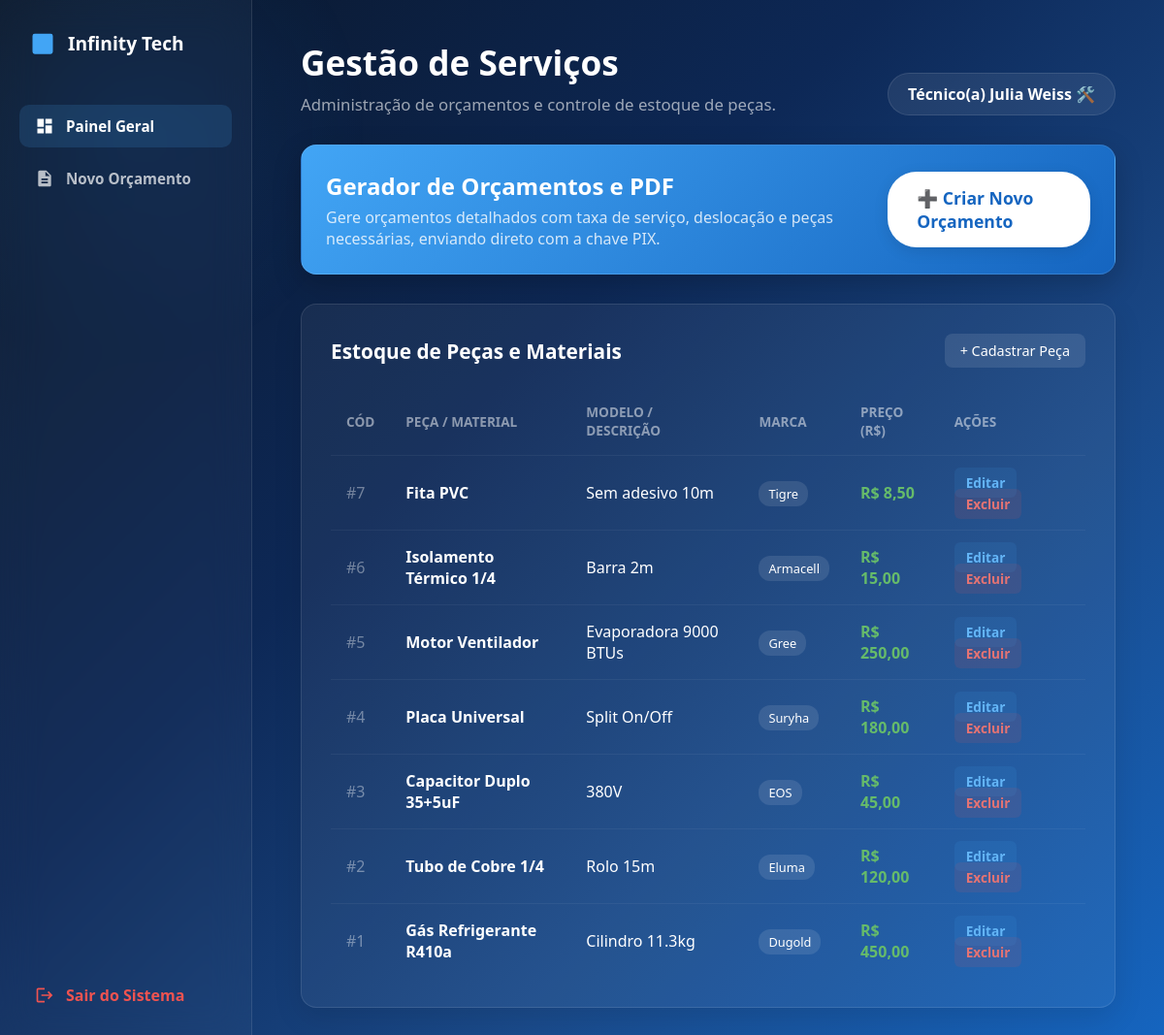
The page /painel.php (signed in) on the database its author committed.
### tables this page shows
CREATE TABLE `produtos` (
  `idProdutos` int(11) NOT NULL,
  `Nome_produto` varchar(255) NOT NULL,
  `Modelo` varchar(255) DEFAULT NULL,
  `Marca` varchar(255) DEFAULT NULL,
  `Preco` decimal(10,2) NOT NULL
);

### painel.php (the view, shortened to what this page needs)
<?php
include __DIR__ . '/model/conexao.php';
$nomeUsuario = $_SESSION['nome'] ?? 'Funcionário';
$stmt = $pdo->query("SELECT * FROM produtos ORDER BY idProdutos DESC");
$lista = $stmt->fetchAll();
?>
<!DOCTYPE html>
<html lang="pt-br">
<head>
</head>
<body>
    <aside class="sidebar">
        <div class="logo">
            <svg viewBox="0 0 24 24"><path d="M21 8.5V6a2 2 0 0 0-2-2H5a2 2 0 0 0-2 2v2.5M21 8.5H3M21 8.5V20a2 2 0 0 1-2 2H5a2 2 0 0 1-2-2V8.5m6 4h6"/></svg>
            Infinity Tech
        </div>
        <ul class="menu-links">
            <li>
                <a href="painel.php" class="ativo">
                    <svg viewBox="0 0 24 24"><path d="M3 13h8V3H3v10zm0 8h8v-6H3v6zm10 0h8V11h-8v10zm0-18v6h8V3h-8z"/></svg>
                    Painel Geral
                </a>
            </li>
            <li>
                <a href="criar_orcamento.php">
                    <svg viewBox="0 0 24 24"><path d="M14 2H6c-1.1 0-1.99.9-1.99 2L4 20c0 1.1.89 2 1.99 2H18c1.1 0 2-.9 2-2V8l-6-6zm2 16H8v-2h8v2zm0-4H8v-2h8v2zm-3-5V3.5L18.5 9H13z"/></svg>
                    Novo Orçamento
                </a>
            </li>
        </ul>
        <a href="logout.php" class="btn-sair-lateral">
            <svg viewBox="0 0 24 24" style="width:20px; height:20px; fill:currentColor;"><path d="M17 7l-1.41 1.41L18.17 11H8v2h10.17l-2.58 2.58L17 17l5-5zM4 5h8V3H4c-1.1 0-2 .9-2 2v14c0 1.1.9 2 2 2h8v-2H4V5z"/></svg>
            Sair do Sistema
        </a>
    </aside>
    <main class="conteudo">
        <div class="header-conteudo">
            <div>
                <h1>Gestão de Serviços</h1>
                <p>Administração de orçamentos e controle de estoque de peças.</p>
            </div>
            <div class="perfil-topo">
                Técnico(a) <?= htmlspecialchars($nomeUsuario) ?> 🛠️
            </div>
        </div>
        <div class="acao-destaque">
            <div>
                <h2>Gerador de Orçamentos e PDF</h2>
                <p>Gere orçamentos detalhados com taxa de serviço, deslocação e peças necessárias, enviando direto com a chave PIX.</p>
            </div>
            <a href="criar_orcamento.php" class="btn-criar">➕ Criar Novo Orçamento</a>
        </div>
        <div class="box-tabela">
            <div class="header-tabela">
                <h3>Estoque de Peças e Materiais</h3>
                <a href="#" class="btn-nova-peca">+ Cadastrar Peça</a>
            </div>
            <?php if (count($lista) > 0): ?>
            <table>
                <thead>
                    <tr>
                        <th>Cód</th>
                        <th>Peça / Material</th>
                        <th>Modelo / Descrição</th>
                        <th>Marca</th>
                        <th>Preço (R$)</th>
                        <th>Ações</th>
                    </tr>
                </thead>
                <tbody>
                    <?php foreach ($lista as $p): ?>
                    <tr>
                        <td style="color: rgba(255,255,255,0.4);">#<?= (int) $p['idProdutos'] ?></td>
                        <td style="font-weight: 600;"><?= htmlspecialchars($p['Nome_produto'] ?? '—') ?></td>
                        <td><?= htmlspecialchars($p['Modelo'] ?? '—') ?></td>
                        <td><span style="background: rgba(255,255,255,0.1); padding: 4px 10px; border-radius: 12px; font-size: 0.8rem;"><?= htmlspecialchars($p['Marca'] ?? '—') ?></span></td>
                        <td style="color: #66bb6a; font-weight: bold;">R$ <?= number_format((float)$p['Preco'], 2, ',', '.') ?></td>
                        <td class="acoes">
                            <a href="#" class="btn-editar">Editar</a>
                            <a href="painel.php?acao=excluir&id=<?= (int)$p['idProdutos'] ?>" class="btn-excluir" onclick="return confirm('Tem certeza que deseja excluir esta peça?')">Excluir</a>
                        </td>
                    </tr>
                    <?php endforeach; ?>
                </tbody>
            </table>
            <?php else: ?>
                <p style="color: rgba(255,255,255,0.5); text-align: center; padding: 20px;">Nenhuma peça cadastrada no momento.</p>
            <?php endif; ?>
        </div>
    </main>
</body>
</html>

### painel.php (style rules this page uses)
*, *::before, *::after { box-sizing: border-box; margin: 0; padding: 0; }
body { font-family: 'Segoe UI', system-ui, -apple-system, sans-serif; background: linear-gradient(135deg, #0a1628 0%, #0d2856 40%, #1a4a8a 70%, #1565c0 100%); background-attachment: fixed; color: #fff; display: flex; min-height: 100vh; overflow-x: hidden; }
body::before, body::after { content: ''; position: fixed; border-radius: 50%; pointer-events: none; z-index: 0; }
body::before { width: 500px; height: 500px; top: -120px; left: -120px; background: radial-gradient(circle, rgba(21,101,192,.15) 0%, transparent 70%); }
.sidebar { width: 260px; background: rgba(255, 255, 255, 0.03); backdrop-filter: blur(20px); -webkit-backdrop-filter: blur(20px); border-right: 1px solid rgba(255, 255, 255, 0.1); display: flex; flex-direction: column; padding: 30px 20px; z-index: 10; }
.logo { display: flex; align-items: center; gap: 12px; font-size: 1.2rem; font-weight: 700; color: #fff; margin-bottom: 50px; padding-left: 10px; }
.logo svg { width: 28px; height: 28px; fill: #42a5f5; }
.menu-links { list-style: none; display: flex; flex-direction: column; gap: 10px; flex: 1; }
.menu-links a { display: flex; align-items: center; gap: 12px; text-decoration: none; color: rgba(255, 255, 255, 0.7); padding: 12px 16px; border-radius: 10px; font-weight: 600; font-size: 0.95rem; transition: all 0.3s; }
.menu-links a:hover, .menu-links a.ativo { background: rgba(66, 165, 245, 0.15); color: #fff; }
.menu-links a svg { width: 20px; height: 20px; fill: currentColor; }
.btn-sair-lateral { margin-top: auto; display: flex; align-items: center; gap: 12px; text-decoration: none; color: #ef5350; padding: 12px 16px; border-radius: 10px; font-weight: 600; transition: all 0.3s; }
.conteudo { flex: 1; padding: 40px 50px; z-index: 10; display: flex; flex-direction: column; gap: 30px; }
.header-conteudo { display: flex; justify-content: space-between; align-items: flex-end; }
.header-conteudo h1 { font-size: 2.2rem; font-weight: 700; margin-bottom: 8px; }
.header-conteudo p { color: rgba(255, 255, 255, 0.6); font-size: 1.05rem; }
.perfil-topo { background: rgba(255, 255, 255, 0.08); padding: 10px 20px; border-radius: 30px; font-weight: 600; border: 1px solid rgba(255, 255, 255, 0.1); }
.acao-destaque { background: linear-gradient(135deg, #42a5f5, #1565c0); padding: 25px; border-radius: 16px; display: flex; justify-content: space-between; align-items: center; box-shadow: 0 10px 30px rgba(0,0,0,0.2); border: 1px solid rgba(255,255,255,0.1); }
.acao-destaque h2 { font-size: 1.5rem; margin-bottom: 5px; }
.acao-destaque p { color: rgba(255,255,255,0.8); }
.btn-criar { background: #fff; color: #1565c0; padding: 15px 30px; border-radius: 30px; text-decoration: none; font-weight: bold; font-size: 1.1rem; box-shadow: 0 4px 15px rgba(0,0,0,0.1); transition: transform 0.2s; }
.box-tabela { background: rgba(255, 255, 255, 0.05); border: 1px solid rgba(255, 255, 255, 0.1); border-radius: 16px; padding: 30px; box-shadow: 0 10px 30px rgba(0,0,0,0.1); }
.header-tabela { display: flex; justify-content: space-between; align-items: center; margin-bottom: 20px; }
.header-tabela h3 { font-size: 1.3rem; font-weight: 600; }
.btn-nova-peca { background: rgba(255,255,255,0.1); color: #fff; text-decoration: none; padding: 8px 16px; border-radius: 8px; font-size: 0.9rem; transition: background 0.3s; }
table { width: 100%; border-collapse: collapse; }
th, td { padding: 16px; text-align: left; border-bottom: 1px solid rgba(255,255,255,0.05); }
th { color: rgba(255,255,255,0.5); font-weight: 600; font-size: 0.85rem; text-transform: uppercase; }
tr:last-child td { border-bottom: none; }
.acoes a { text-decoration: none; font-size: 0.85rem; font-weight: bold; padding: 6px 12px; border-radius: 6px; margin-right: 5px; }
.btn-editar { background: rgba(66, 165, 245, 0.1); color: #64b5f6; }
.btn-excluir { background: rgba(239, 83, 80, 0.1); color: #e57373; }

### rows shown on the page
produtos: idProdutos "7", Nome_produto "Fita PVC", Modelo "Sem adesivo 10m", Marca "Tigre", Preco "8,50"
produtos: idProdutos "6", Nome_produto "Isolamento Térmico 1/4", Modelo "Barra 2m", Marca "Armacell", Preco "15,00"
produtos: idProdutos "5", Nome_produto "Motor Ventilador", Modelo "Evaporadora 9000 BTUs", Marca "Gree", Preco "250,00"
produtos: idProdutos "4", Nome_produto "Placa Universal", Modelo "Split On/Off", Marca "Suryha", Preco "180,00"
produtos: idProdutos "3", Nome_produto "Capacitor Duplo 35+5uF", Modelo "380V", Marca "EOS", Preco "45,00"
produtos: idProdutos "2", Nome_produto "Tubo de Cobre 1/4", Modelo "Rolo 15m", Marca "Eluma", Preco "120,00"
produtos: idProdutos "1", Nome_produto "Gás Refrigerante R410a", Modelo "Cilindro 11.3kg", Marca "Dugold", Preco "450,00"

### other values the page prints
$nomeUsuario "Julia Weiss"
